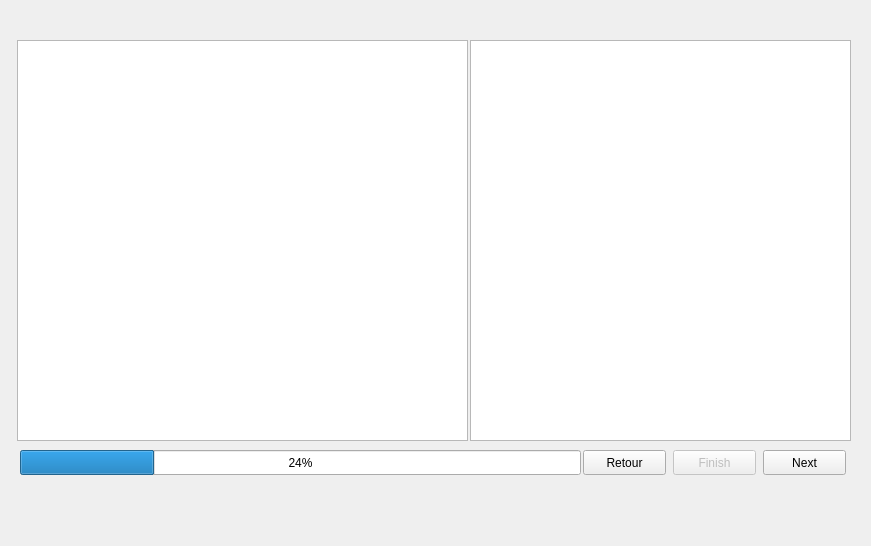
<?xml version="1.0" encoding="UTF-8"?>
<ui version="4.0">
 <class>DeroulementVigenere</class>
 <widget class="QWidget" name="DeroulementVigenere">
  <property name="geometry">
   <rect>
    <x>0</x>
    <y>0</y>
    <width>871</width>
    <height>546</height>
   </rect>
  </property>
  <property name="windowTitle">
   <string>Form</string>
  </property>
  <widget class="QTableWidget" name="tableWidget">
   <property name="geometry">
    <rect>
     <x>17</x>
     <y>40</y>
     <width>451</width>
     <height>401</height>
    </rect>
   </property>
   <property name="accessibleName">
    <string>tabText</string>
   </property>
   <attribute name="horizontalHeaderVisible">
    <bool>false</bool>
   </attribute>
   <attribute name="horizontalHeaderDefaultSectionSize">
    <number>28</number>
   </attribute>
   <attribute name="horizontalHeaderMinimumSectionSize">
    <number>15</number>
   </attribute>
   <attribute name="verticalHeaderVisible">
    <bool>false</bool>
   </attribute>
   <attribute name="verticalHeaderDefaultSectionSize">
    <number>21</number>
   </attribute>
   <attribute name="verticalHeaderMinimumSectionSize">
    <number>15</number>
   </attribute>
  </widget>
  <widget class="QListWidget" name="listWidget">
   <property name="geometry">
    <rect>
     <x>470</x>
     <y>40</y>
     <width>381</width>
     <height>401</height>
    </rect>
   </property>
  </widget>
  <widget class="QPushButton" name="pushButton">
   <property name="geometry">
    <rect>
     <x>763</x>
     <y>450</y>
     <width>83</width>
     <height>25</height>
    </rect>
   </property>
   <property name="text">
    <string>Next</string>
   </property>
  </widget>
  <widget class="QPushButton" name="pushButton_2">
   <property name="enabled">
    <bool>false</bool>
   </property>
   <property name="geometry">
    <rect>
     <x>673</x>
     <y>450</y>
     <width>83</width>
     <height>25</height>
    </rect>
   </property>
   <property name="text">
    <string>Finish</string>
   </property>
  </widget>
  <widget class="QPushButton" name="pushButton_3">
   <property name="geometry">
    <rect>
     <x>583</x>
     <y>450</y>
     <width>83</width>
     <height>25</height>
    </rect>
   </property>
   <property name="text">
    <string>Retour</string>
   </property>
  </widget>
  <widget class="QProgressBar" name="progressBar">
   <property name="geometry">
    <rect>
     <x>20</x>
     <y>450</y>
     <width>561</width>
     <height>25</height>
    </rect>
   </property>
   <property name="value">
    <number>24</number>
   </property>
  </widget>
 </widget>
 <resources/>
 <connections/>
</ui>
